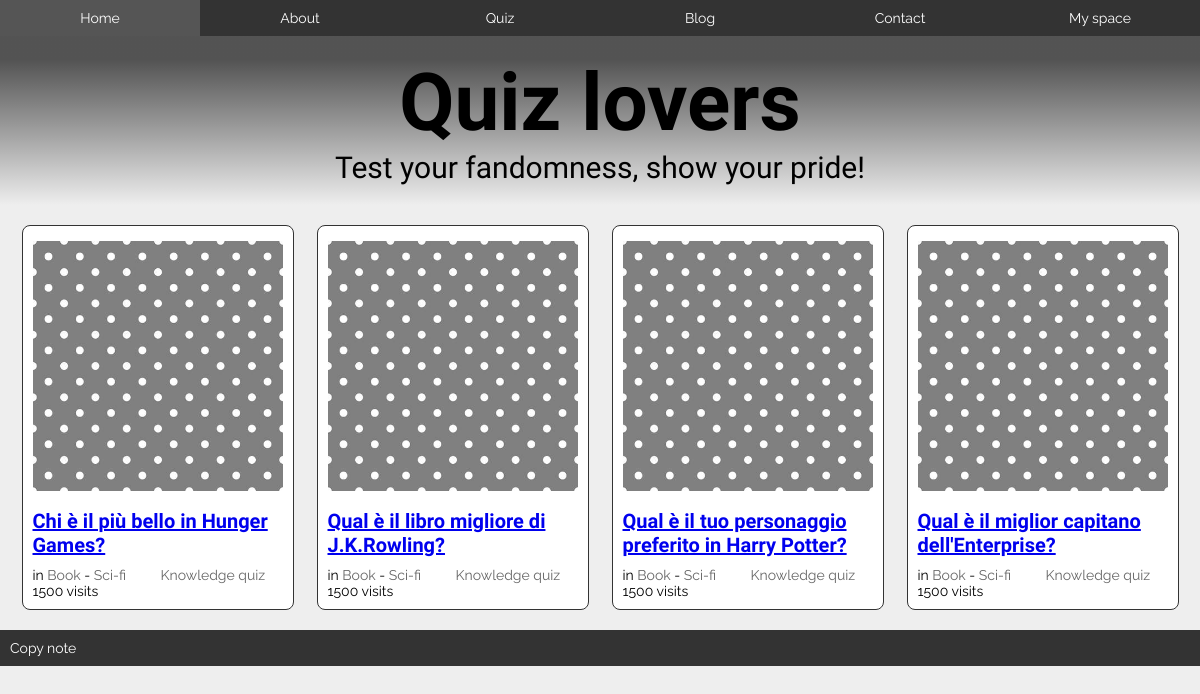
Screenshot of /polls/ with the database file from the repository.
### polls/models.py (models this page shows, shortened)
class Question(models.Model):
	question_text = models.CharField(max_length=200)
	pub_date = models.DateTimeField('date published')

### polls/views.py (the view)
# urls.py: path('', TemplateView.as_view(template_name='index.html'), name="home"),
def index(request):
    latest_question_list = Question.objects.order_by('-pub_date')[:5]
    context = {'latest_question_list': latest_question_list}
    return render(request, 'polls/index.html', context)

### polls/templates/polls/index.html
{% extends "base.html" %}
{% block content %}
<article>
{% if latest_question_list %}
<div id="listing">
    {% for question in latest_question_list %}
		<article>
			{% load static %}
			<a href="{% url 'polls:detail' question.id %}"><img src="{% static 'assets/thumb.jpg' %}" alt="thumb"/></a>
			<h1><a href="{% url 'polls:detail' question.id %}">{{ question.question_text }}</a></h1>
			<footer>
				<ul>
					<li>in <a href="">Book</a> - <a href="">Sci-fi</a></li>
					<li><a href="">Knowledge quiz</a></li>
					<li>1500 visits</li>
				</ul>
			</footer>
		</article>
    {% endfor %}
    </div>
{% else %}
    <p>No polls are available.</p>
{% endif %}
{% endblock %}

### templates/base.html (shortened to what this page needs)
<!DOCTYPE html>
<html lang="en">
	{% include "header.html" %}
	<body>
		<div class="wrapper">
			{% include "menu.html" %}
			<header>
				<h1>Quiz lovers</h1>
				<h2>Test your fandomness, show your pride!</h2>
			</header>
			<main>
				{% block content %}
				{% endblock content %}
			</main>
			{% include "footer.html" %}
		</div>
	</body>
</html>

### templates/header.html (shortened to what this page needs)
{% load staticfiles %}
<head>
	<link rel="stylesheet" type="text/css" href="{% static 'css/main.css' %}">
</head>

### templates/menu.html
<nav>
	<ul>
		<li><a href="{% url 'home' %}">Home</a></li>
		<li><a href="{% url 'about' %}">About</a></li>
		<li><a href="{% url 'polls:list' %}">Quiz</a></li>
		<li><a href="{% url 'blog:post_list' %}">Blog</a></li>
		<li><a href="#">Contact</a></li>
		<li><a href="#">My space</a></li>
	</ul>
</nav>

### templates/footer.html
<footer>
	Copy note
</footer>

### staticfiles/css/main.css (style rules this page uses)
* { margin: 0; }
body { background: #eee; font-family: 'Raleway', sans-serif; font-weight:400; font-size:14px; }
h1 { font-family: 'Londrina Solid', cursive; font-weight:900; }
h2, h3, h4, h5, h6 { font-weight:400; }
.wrapper { width: 100%; max-width: 1200px; margin: 0 auto; }
nav { background: #333; }
.wrapper > footer { background: #333; color: #fff; padding:10px; margin-top:10px; }
ul { list-style-type: none; padding:0; }
header { text-align:center; padding:20px 0; background: -moz-linear-gradient(top, rgba(0,0,0,0.65) 14%, rgba(0,0,0,0.33) 57%, rgba(0,0,0,0) 100%); background: -webkit-linear-gradient(top, rgba(0,0,0,0.65) 14%,rgba(0,0,0,0.33) 57%,rgba(0,0,0,0) 100%); background: linear-gradient(to bottom, rgba(0,0,0,0.65) 14%,rgba(0,0,0,0.33) 57%,rgba(0,0,0,0) 100%); filter: progid:DXImageTransform.Microsoft.gradient( startColorstr='#a6000000', endColorstr='#00000000',GradientType=0 ); }
header h1 { font-family: 'Londrina Solid', cursive; font-size: 80px; }
header h2 { font-family: 'Londrina Solid', cursive; font-size: 30px; }
nav a { text-decoration:none; text-align: center; color:#FFF; display:block; padding:10px; }
#listing { margin:10px; }
#listing article { box-sizing:border-box; border:1px solid #333; border-radius:8px; padding:10px; margin:10px auto; background-color:#FFF; font-size:14px; }
#listing article h1 { font-family: 'Londrina Solid', cursive; font-size: 20px; margin: 10px auto; }
#listing article img { max-width:180px; height:auto; margin: 5px auto; }
#listing article footer ul { display: flex; flex-flow: row wrap; align-items: baseline; justify-content:flex-start; }
#listing article footer ul li:first-child { flex: 2 2 auto; }
#listing article footer ul li:last-child { align-self:flex-end; }
#listing article footer ul li { flex: 1 1 auto; }
#listing article footer ul li a { color:#666; text-decoration:none; }
@media screen and (min-width:480px) { ul { display:flex; } }
@media screen and (min-width:480px) { nav li { flex: 1 1 0; } }
@media screen and (min-width:480px) { #listing { display:flex; flex-flow: row wrap; justify-content:space-between; align-items: stretch; } }
@media screen and (min-width:480px) { #listing article { flex: 0 1 22%; } }
@media screen and (min-width:480px) { #listing article img { height:250px; max-width:initial; } }

### rows the page displays
Question: question_text "Chi è il più bello in Hunger Games?"
Question: question_text "Qual è il libro migliore di J.K.Rowling?"
Question: question_text "Qual è il tuo personaggio preferito in Harry Potter?"
Question: question_text "Qual è il miglior capitano dell'Enterprise?"
